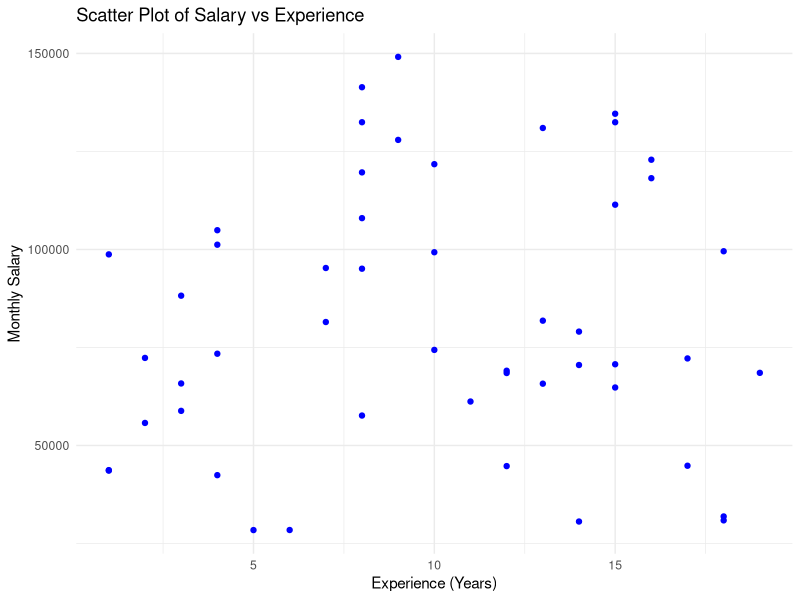
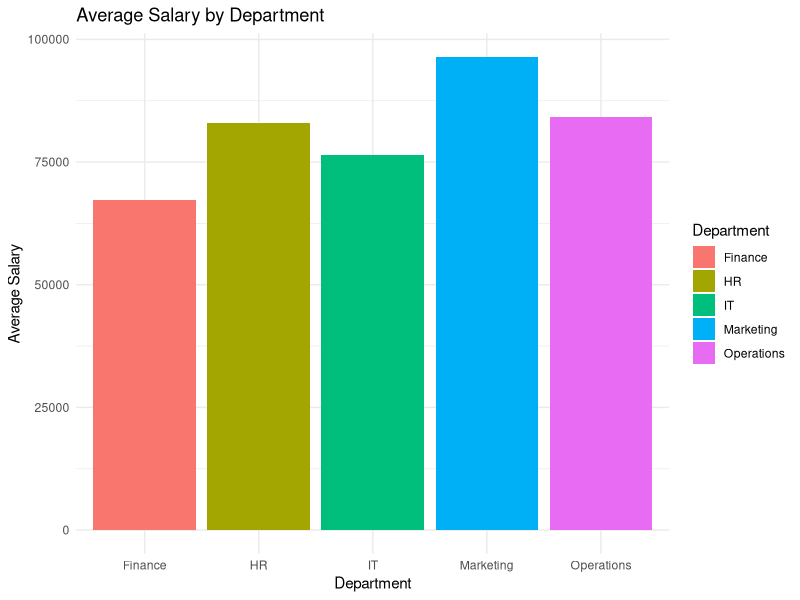

The R script that drew these images, in order:
## ---- chunk 1
knitr::opts_chunk$set(echo = TRUE)
library(dplyr)
library(ggplot2)
library(tidyr)
## ---- chunk 2
# Load the dataset
df <- read.csv("employee_salary_dataset.csv")
## ---- chunk 3
str(df)
## ---- chunk 4
names(df)
## ---- chunk 5
head(df, 15)
## ---- chunk 6
# Function to categorize experience level
categorize_experience <- function(years) {
  if (years < 5) {
    return("Junior")
  } else if (years >= 5 & years <= 10) {
    return("Mid-Level")
  } else {
    return("Senior")
  }
}

# Apply the function to the first few rows to demonstrate
sapply(head(df$Experience_Years), categorize_experience)
## ---- chunk 7
# Filter employees with more than 10 years of experience and are from IT department
filtered_df <- df %>%
  filter(Experience_Years > 10 & Department == "IT")

head(filtered_df)
## ---- chunk 8
# Dependent variable: Monthly_Salary
# Independent variables: Experience_Years, Age

# Create two separate dataframes to demonstrate joining
df_salary <- df %>% select(EmployeeID, Monthly_Salary)
df_details <- df %>% select(EmployeeID, Experience_Years, Age)

# Join them back together
joined_df <- left_join(df_details, df_salary, by = "EmployeeID")

head(joined_df)
## ---- chunk 9
# Check for missing values
sum(is.na(df))

# Remove missing values (if any)
df_clean <- na.omit(df)
## ---- chunk 10
# Check for duplicates
sum(duplicated(df_clean))

# Remove duplicates
df_clean <- df_clean %>% distinct()
## ---- chunk 11
# Reorder by Monthly_Salary in descending order
df_sorted <- df_clean %>% arrange(desc(Monthly_Salary))
head(df_sorted)
## ---- chunk 12
# Rename 'Monthly_Salary' to 'Salary' and 'Experience_Years' to 'Experience'
df_renamed <- df_sorted %>%
  rename(Salary = Monthly_Salary,
         Experience = Experience_Years)

names(df_renamed)
## ---- chunk 13
# Add a new variable 'Annual_Salary' (Monthly_Salary * 12)
df_final <- df_renamed %>%
  mutate(Annual_Salary = Salary * 12)

head(df_final)
## ---- chunk 14
set.seed(123) # Set seed for reproducibility
sample_index <- sample(1:nrow(df_final), 0.7 * nrow(df_final))
training_set <- df_final[sample_index, ]
testing_set <- df_final[-sample_index, ]

dim(training_set)
## ---- chunk 15
summary(df_final)
## ---- chunk 16
# Using 'Salary' variable
salary_mean <- mean(df_final$Salary)
salary_median <- median(df_final$Salary)
salary_range <- range(df_final$Salary)

# Calculate Mode
get_mode <- function(v) {
   uniqv <- unique(v)
   uniqv[which.max(tabulate(match(v, uniqv)))]
}
salary_mode <- get_mode(df_final$Salary)

cat("Mean Salary:", salary_mean, "\n")
cat("Median Salary:", salary_median, "\n")
cat("Mode Salary:", salary_mode, "\n")
cat("Range Salary:", salary_range, "\n")
## ---- chunk 17
ggplot(df_final, aes(x = Experience, y = Salary)) +
  geom_point(color = "blue") +
  labs(title = "Scatter Plot of Salary vs Experience",
       x = "Experience (Years)",
       y = "Monthly Salary") +
  theme_minimal()
## ---- chunk 18
# Average salary by Department
avg_salary_dept <- df_final %>%
  group_by(Department) %>%
  summarise(Avg_Salary = mean(Salary))

ggplot(avg_salary_dept, aes(x = Department, y = Avg_Salary, fill = Department)) +
  geom_bar(stat = "identity") +
  labs(title = "Average Salary by Department",
       x = "Department",
       y = "Average Salary") +
  theme_minimal()
## ---- chunk 19
correlation <- cor(df_final$Experience, df_final$Salary, method = "pearson")
cat("Pearson correlation between Experience and Salary:", correlation, "\n")
